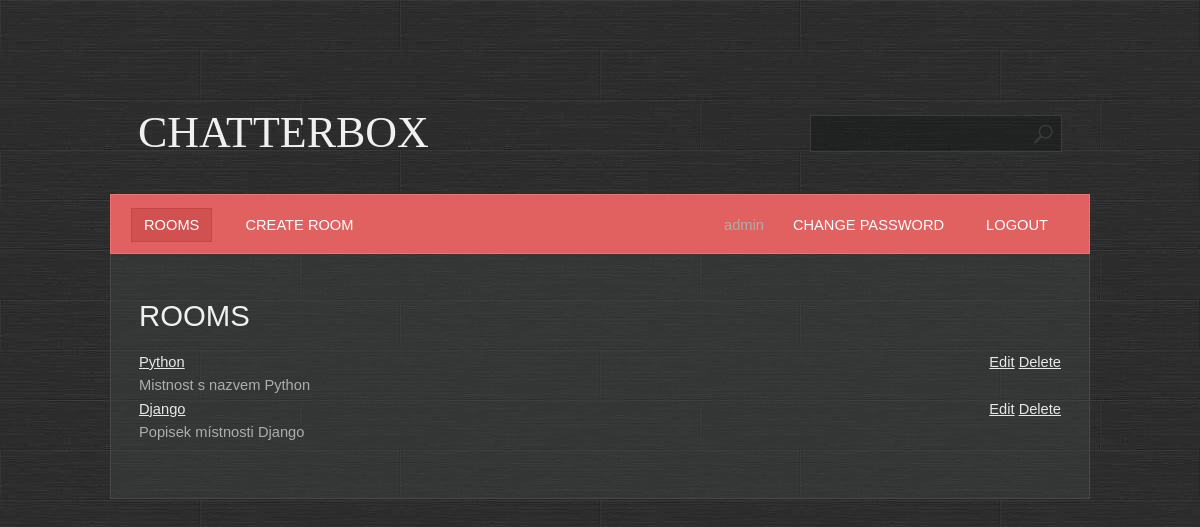
The app's page / (signed in), older data.
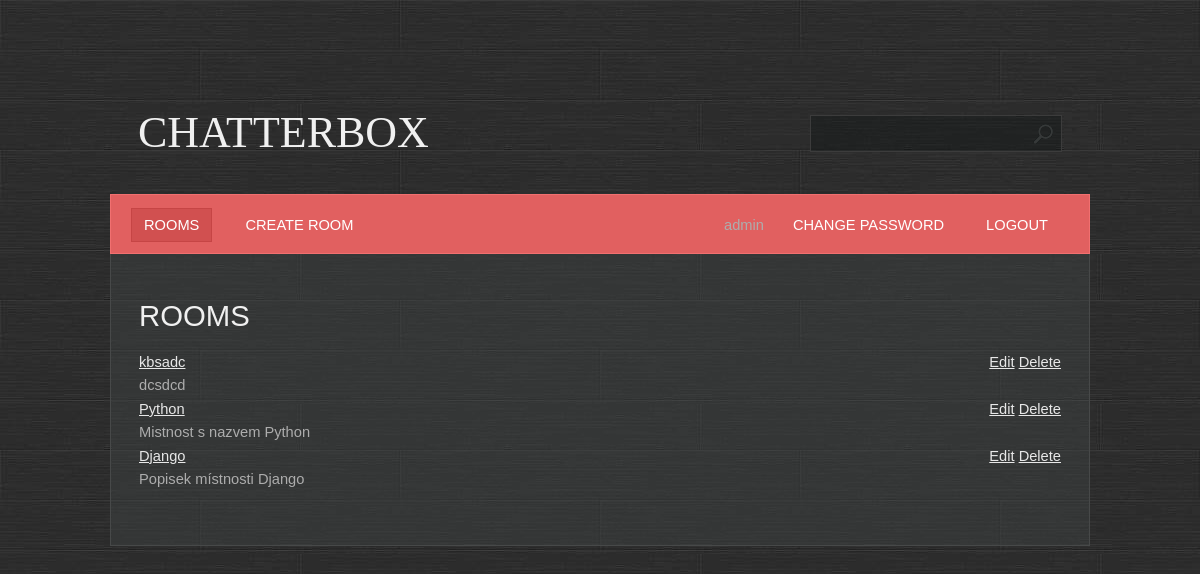
The same page, newer data.
### base/models.py (models this page shows, shortened)
class Room(Model):
    name = models.CharField(max_length=200, unique=True)  # Zadáváme název místnosti
    description = models.TextField(null=True, blank=True)  # Umožníme zadání popisku místnosti - může být prázdný (null) nebo i jen whitespaces (blank)
    participants = models.ManyToManyField(User, related_name='participants', blank=True)  # Přidání uživatelů účastnících se konverzace v místnosti - vztah Many to Many
    created = models.DateTimeField(auto_now_add=True)  #Přidání času vytvoření místnosti
    updated = models.DateTimeField(auto_now=True)  #Přidání času modifikace místnosti
    class Meta:
        ordering = ['-created', 'name']  # Seřazení místností podle data vytvoření (pomocí - od nejnovějšího po nejstarší), pokud by byly stejné tak podle jména

### base/views.py (the view)
# urls.py: path('', base.views.RoomsView.as_view(), name='rooms'),
class RoomsView(PermissionRequiredMixin, LoginRequiredMixin, ListView):
    template_name = 'base/rooms.html'
    model = Room
    permission_required = ['base.view_room']

### base/templates/base/rooms.html
{% extends 'main.html' %}
{% block content %}
    <h1>Rooms</h1>
    <br>
    <div class="box">
        {% for room in object_list %}
            <div style="float: left;">
                <a href="{% url 'room' room.id %}">{{ room.name }}</a>
                <br>
                {{room.description}}
            </div>
            <div style="float: right;">
                {% if perms.base.change_room %}
                    <a href="{% url 'room_update' room.id %}">Edit</a>
                {% endif %}
                {% if perms.base.delete_room and perms.base.delete_message and user.is_staff %}
                    <a href="{% url 'room_delete' room.id %}">Delete</a>
                {% endif %}
            </div>
        <br class="clearfix">
        {% endfor %}
    </div>
{% endblock %}

Row changes from the older to the newer data that the page shows:
added Room: name "kbsadc", description "dcsdcd"
